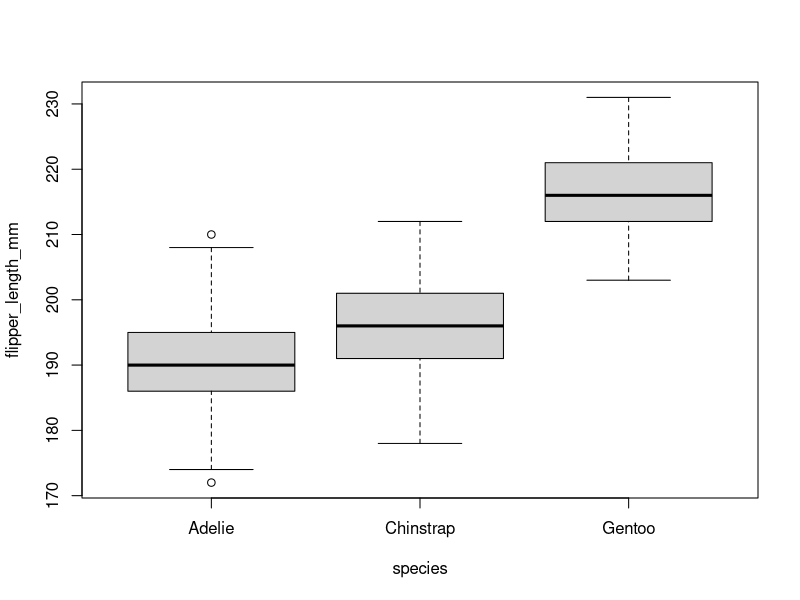
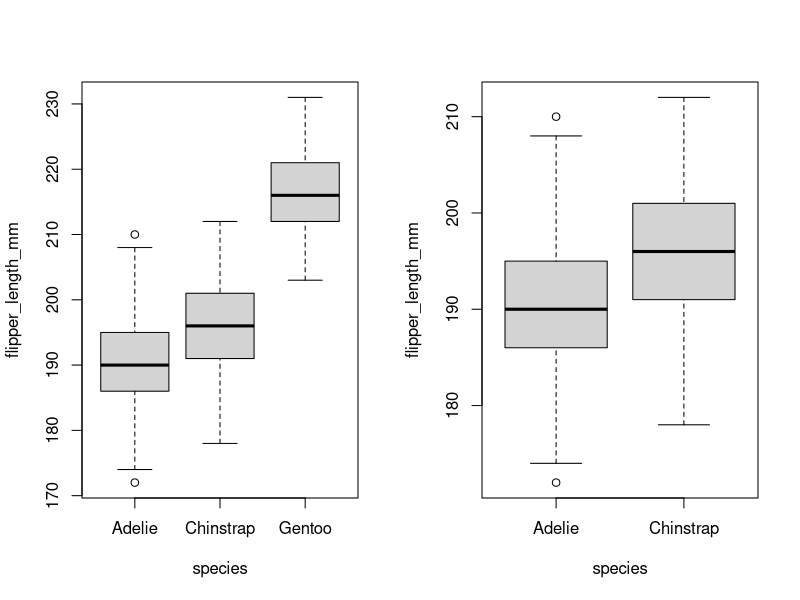
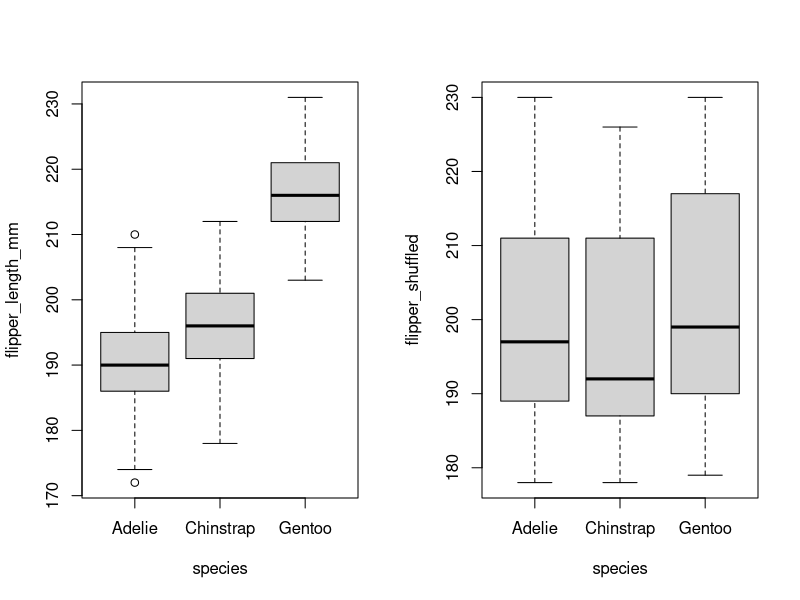
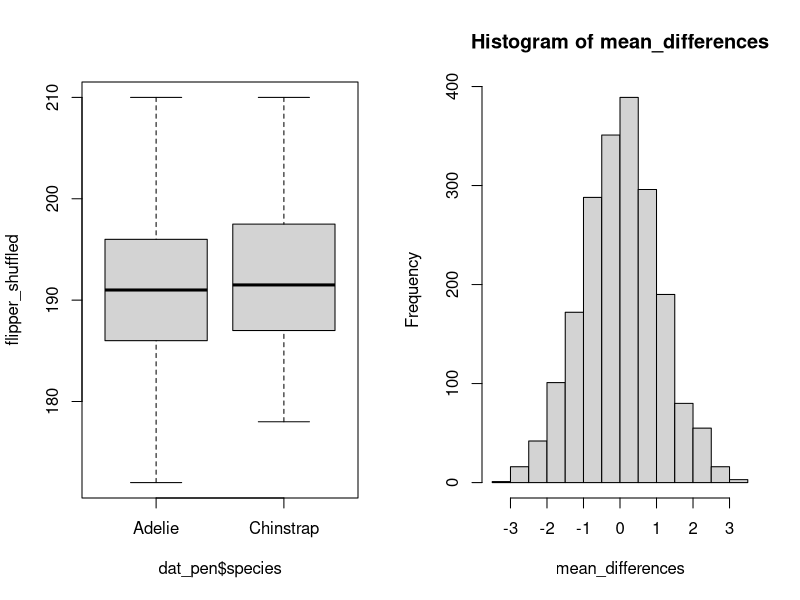
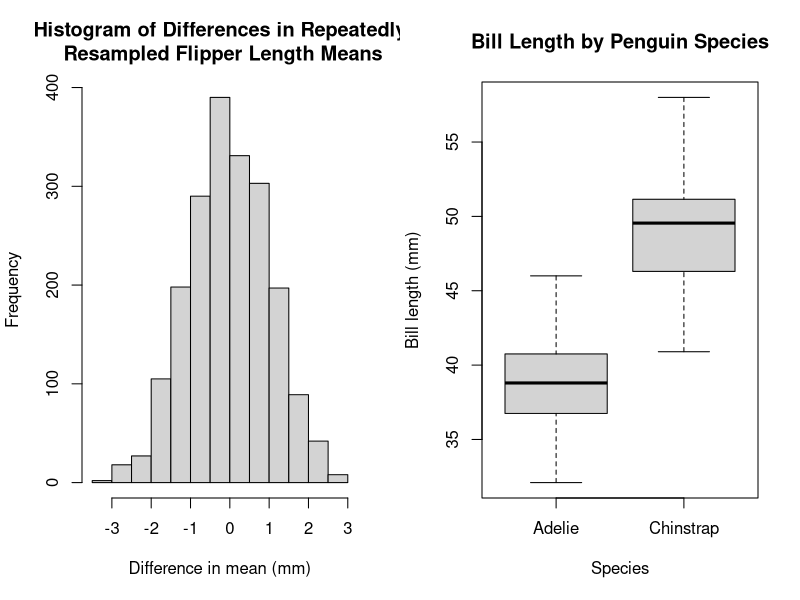
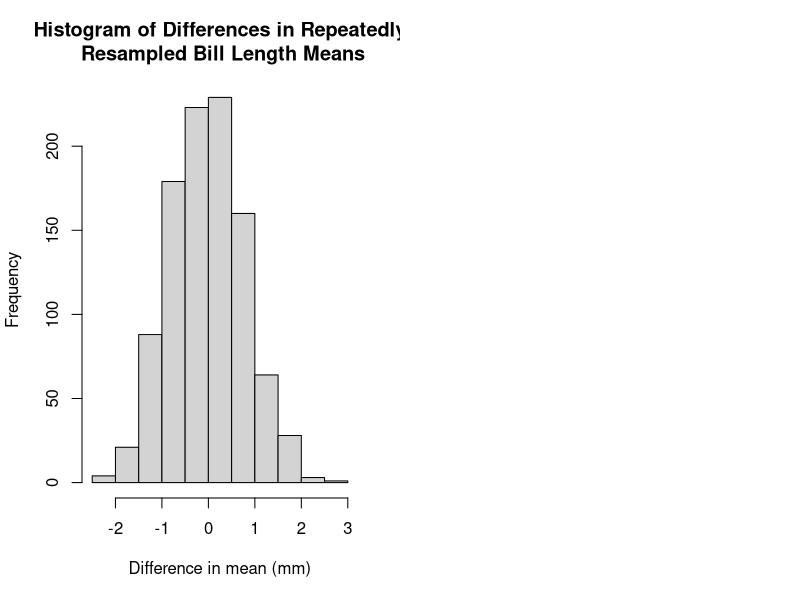

Here is the R script that generated these plots, in order:
## ---- chunk 1
knitr::opts_chunk$set(echo = TRUE)
library(palmerpenguins)

sse_mean <- function(x){
  sd(x, na.rm = TRUE)/(sqrt(length(!is.na(x))))
}

sse_mean(penguins$bill_depth_mm)
## ---- chunk 2
boxplot(flipper_length_mm ~ species, data = penguins)

# droplevels() can be used to remove unused factors from a data.frame.
dat_pen = droplevels(subset(penguins, species != "Gentoo"))
{
  par(mfrow = c(1, 2))
  boxplot(flipper_length_mm ~ species, data = penguins)
  boxplot(flipper_length_mm ~ species, data = dat_pen)
}
## ---- chunk 3
# for reproduceability
set.seed(123)

flipper_shuffled = sample(penguins$flipper_length_mm, replace = TRUE)
par(mfrow = c(1, 2))
boxplot(flipper_length_mm ~ species, data = penguins)
boxplot(flipper_shuffled ~ penguins$species, xlab = "species")
# simulated data has much lower variability than the original data grouped by species. 
## ---- chunk 4
set.seed(1)
flipper_shuffled = sample(dat_pen$flipper_length_mm, replace = TRUE)
boxplot(flipper_shuffled ~ dat_pen$species)

t_test_1 = t.test(flipper_shuffled ~ dat_pen$species)
t_test_1
# non-significant t-test: resampled data do not differ significantly, unlike observed data. 
## ---- chunk 5
t_test = t.test(dat_pen$flipper_length_mm ~ dat_pen$species)
t_test
t_test$estimate
# tiny p value = groups are significantly different in observed data

# difference in means found below
diff_observed = round(diff(t_test$estimate), digits = 3)
print(diff_observed, digits = 3)
# = 5.87

## ---- chunk 6
# aggregate() splits the data into subsets, computes summary statistics for each, and returns the result in a convenient form.
agg_means = aggregate(
  flipper_length_mm ~ species, 
  data = dat_pen, 
  FUN = mean, 
  na.rm = TRUE)
diff_observed = diff(agg_means[, 2])

agg_means
diff_observed
## ---- chunk 7
table(dat_pen$species) # provides number of values in each category
# adelie = 152; chinstrap = 68
## ---- chunk 8
n_1 = 68
n_2 = 152

dat_1 = sample(dat_pen$flipper_length_mm, n_1, replace = TRUE)
dat_2 = sample(dat_pen$flipper_length_mm, n_2, replace = TRUE)

diff_simulated = 
  mean(dat_1, na.rm = TRUE) - mean(dat_2, na.rm = TRUE)

print(c(observed = diff_observed, simulated = diff_simulated))
# the difference between groups is very different between observed and simulated data. observed diff = 5.87, simulated = 0.69.
## ---- chunk 9
two_group_resample = function(x, n_1, n_2){
  dat_1 = sample(x, n_1, replace = TRUE)
  dat_2 = sample(x, n_2, replace = TRUE)
  diff_simulated = mean(dat_1, na.rm = TRUE) - mean(dat_2, na.rm = TRUE)
  print(diff_simulated)
}
## ---- chunk 10
set.seed(54321)
two_group_resample(dat_pen$flipper_length_mm, 68, 152)
## ---- chunk 11
n = 2000
mean_differences = c()
for (i in 1:n)
{
  mean_differences = c(
    mean_differences,
    two_group_resample(dat_pen$flipper_length_mm, 68, 152)
  )
}
hist(mean_differences)

# no simulation differences were found to be greater than the observed difference in means. This is consistent with the t-test.
## ---- chunk 12
t_test = t.test(flipper_shuffled ~ dat_pen$species)
str(t_test)
t_test$estimate

# this way, we can retrieve the desired elements from a particular statistical test. in this case, we isolated the mean values of Adelie and Chinstrap penguins. 
## ---- chunk 13
n = 2000
mean_differences = c()
for (i in 1:n)
{
  mean_differences = c(
    mean_differences,
    two_group_resample(dat_pen$flipper_length_mm, 68, 152)
  )
}
hist(mean_differences, main = "Histogram of Differences in Repeatedly\n Resampled Flipper Length Means", xlab = "Difference in mean (mm)")
## ---- chunk 14
n = 2000
mean_differences = c()
for (i in 1:n)
{
  mean_differences = c(
    mean_differences,
    two_group_resample(dat_pen$flipper_length_mm, 68, 152)
  )
}

sum(abs(mean_differences)>5.8)
## ---- chunk 15
# "bill_length_mm"

# boxplot of measurements, grouped by species
dat_pen = droplevels(subset(penguins, species != "Gentoo"))
boxplot(bill_length_mm ~ species, data = dat_pen, main = "Bill Length by Penguin Species", xlab = "Species", ylab = "Bill length (mm)")

# use aggregate() to calculate the group means and differences in means, and write the difference in means into a variable called diff_crit
agg_means = aggregate(
  bill_length_mm ~ species, 
  data = dat_pen, 
  FUN = mean, 
  na.rm = TRUE)
diff_crit = diff(agg_means[, 2])

# conduct a t-test and observe p-value
t_test = t.test(dat_pen$bill_length_mm ~ dat_pen$species)
t_test
# p-value < 2.2e-16

# conduct a resampling test with 1000 repetitions using two_group_resample()
tinyguin <- subset(dat_pen, !is.na(dat_pen$bill_length_mm))
table(tinyguin$species) # 151 Adelie, 68 Chinstrap

n = 1000
mean_differences = c()
for (i in 1:n)
{
  mean_differences = c(
    mean_differences,
    two_group_resample(dat_pen$bill_length_mm, 68, 151)
  )
}



## ---- chunk 16
agg_means = aggregate(
  bill_length_mm ~ species, 
  data = dat_pen, 
  FUN = mean, 
  na.rm = TRUE)
diff_crit = diff(agg_means[, 2])

sum(abs(mean_differences)>abs(diff_crit))

hist(mean_differences, main = "Histogram of Differences in Repeatedly\n Resampled Bill Length Means", xlab = "Difference in mean (mm)")

